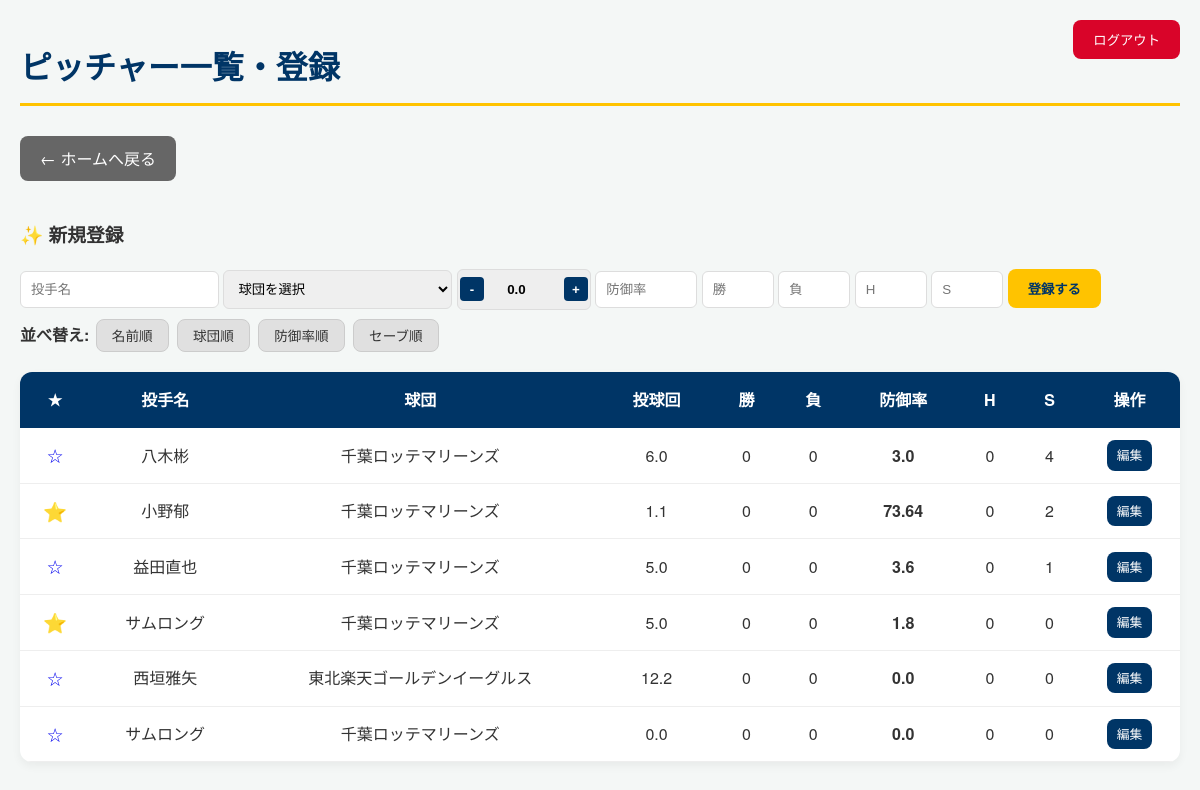
Screenshot of /list/?sort=-saves (signed in) with the database file from the repository.
### players/models.py (models this page shows, shortened)
class Pitcher(models.Model):
    TEAM_CHOICES = [
        ("巨人", "読売ジャイアンツ"),
        ("阪神", "阪神タイガース"),
        ("広島", "広島東洋カープ"),
        ("中日", "中日ドラゴンズ"),
        ("DeNA", "横浜DeNAベイスターズ"),
        ("ヤクルト", "東京ヤクルトスワローズ"),
        ("ソフトバンク", "福岡ソフトバンクホークス"),
        ("ロッテ", "千葉ロッテマリーンズ"),
        ("西武", "埼玉西武ライオンズ"),
        ("楽天", "東北楽天ゴールデンイーグルス"),
        ("オリックス", "オリックス・バファローズ"),
        ("日本ハム", "北海道日本ハムファイターズ"),
    ]
    name = models.CharField(max_length=100, verbose_name="投手名")
    team = models.CharField(
        max_length=100, choices=TEAM_CHOICES, verbose_name="所属球団"
    )  # 自由入力か選択式かはお好みで
    innings_pitched = models.FloatField(default=0, verbose_name="投球回")
    earned_runs = models.IntegerField(default=0, verbose_name="自責点")
    wins = models.IntegerField(default=0, verbose_name="勝ち")
    losses = models.IntegerField(default=0, verbose_name="負け")
    holds = models.IntegerField(default=0, verbose_name="ホールド")
    saves = models.IntegerField(default=0, verbose_name="セーブ")
    @property
    def era(self):
        if self.innings_pitched > 0:
            return round((self.earned_runs * 9) / self.innings_pitched, 2)
        return 0.00
    is_favorite = models.BooleanField(default=False, verbose_name="お気に入り")

### players/views.py (the view, shortened to what this page needs)
# urls.py: path('list/', views.pitcher_list, name='pitcher_list'),
@login_required
def pitcher_list(request):
    sort_by = request.GET.get("sort", "name")
    team_filter = request.GET.get("team")
    pitchers_queryset = Pitcher.objects.all()
    teams = Pitcher.TEAM_CHOICES  # これがドロップダウンの元データ
    if team_filter:
        pitchers_queryset = pitchers_queryset.filter(team=team_filter)
    if sort_by == "era":
        pitchers = sorted(pitchers_queryset, key=lambda p: p.era)
    else:
        pitchers = pitchers_queryset.order_by(sort_by)
    context = {
        "pitchers": pitchers,
        "teams": teams,  # これがHTMLの {% for val, label in teams %} に対応
    }
    return render(request, "players/list.html", context)

### players/templates/players/list.html (shortened to what this page needs)
{% load static %}
<!doctype html>
<html>
  <head>
    <link rel="stylesheet" href="{% static 'players/css/style.css' %}" />
  </head>
  <body>
    <div class="nav-right">
      <form action="{% url 'logout' %}" method="post" style="display: inline">
        <button type="submit" class="btn btn-danger">ログアウト</button>
      </form>
    </div>
    <h1>ピッチャー一覧・登録</h1>
    <a
      href="{% url 'home' %}"
      class="btn"
      style="background-color: #666; margin-bottom: 20px"
      >← ホームへ戻る</a
    >
    <div class="form-section">
      <h3>✨ 新規登録</h3>
      <form method="POST">
        <input type="text" name="name" placeholder="投手名" required />
        <select name="team">
          <option value="">球団を選択</option>
        </select>
        <div class="inning-ctrl">
          <button type="button" class="btn-step" onclick="stepInning(-0.1)">
            -
          </button>
          <input
            type="number"
            step="0.1"
            name="innings_pitched"
            id="ip_input"
            value="0.0"
            readonly
            style="
              width: 50px;
              text-align: center;
              border: none;
              background: transparent;
              font-weight: bold;
              margin: 0 5px;
            "
          />
          <button type="button" class="btn-step" onclick="stepInning(0.1)">
            +
          </button>
        </div>
        <input
          type="number"
          step="0.01"
          name="input_era"
          placeholder="防御率"
          style="width: 80px"
        />
        <input type="number" name="wins" placeholder="勝" style="width: 50px" />
        <input
          type="number"
          name="losses"
          placeholder="負"
          style="width: 50px"
        />
        <input type="number" name="holds" placeholder="H" style="width: 50px" />
        <input type="number" name="saves" placeholder="S" style="width: 50px" />
        <button
          type="submit"
          class="btn"
          style="
            background-color: var(--accent-color);
            color: var(--main-color) !important;
            font-weight: bold;
          "
        >
          登録する
        </button>
      </form>
    </div>
    <div class="sort-section" style="margin-bottom: 20px">
      <strong>並べ替え:</strong>
      <a href="?sort=name" class="btn sort-btn">名前順</a>
      <a href="?sort=team" class="btn sort-btn">球団順</a>
      <a href="?sort=era" class="btn sort-btn">防御率順</a>
      <a href="?sort=-saves" class="btn sort-btn">セーブ順</a>
    </div>
    <table>
      <thead>
        <tr>
          <th style="width: 40px">★</th>
          <th>投手名</th>
          <th>球団</th>
          <th>投球回</th>
          <th>勝</th>
          <th>負</th>
          <th>防御率</th>
          <th>H</th>
          <th>S</th>
          <th>操作</th>
        </tr>
      </thead>
      <tbody>
        {% for pitcher in pitchers %}
        <tr>
          <td>
            <a
              href="{% url 'toggle_favorite' pitcher.pk %}"
              style="text-decoration: none; font-size: 1.2rem"
            >
              {% if pitcher.is_favorite %}⭐{% else %}☆{% endif %}
            </a>
          </td>
          <td>{{ pitcher.name }}</td>
          <td>{{ pitcher.get_team_display }}</td>
          <td>{{ pitcher.innings_pitched }}</td>
          <td>{{ pitcher.wins }}</td>
          <td>{{ pitcher.losses }}</td>
          <td><strong>{{ pitcher.era }}</strong></td>
          <td>{{ pitcher.holds }}</td>
          <td>{{ pitcher.saves }}</td>
          <td>
            <a
              href="{% url 'pitcher_edit' pitcher.pk %}"
              class="btn"
              style="padding: 5px 10px; font-size: 0.8em"
              >編集</a
            >
          </td>
        </tr>
        {% endfor %}
      </tbody>
    </table>
  </body>
</html>

### players/static/players/css/style.css (style rules this page uses)
:root { --main-color: #003566; --accent-color: #ffc300; --bg-color: #f4f7f6; --text-color: #333; --white: #ffffff; }
body { font-family: 'Helvetica Neue', Arial, "Hiragino Kaku Gothic ProN", "Hiragino Sans", sans-serif; background-color: var(--bg-color); color: var(--text-color); margin: 0; padding: 20px; line-height: 1.6; }
h1 { color: var(--main-color); border-bottom: 3px solid var(--accent-color); padding-bottom: 10px; margin-bottom: 30px; }
.btn { display: inline-block; padding: 10px 20px; background-color: var(--main-color); color: white !important; text-decoration: none; border-radius: 8px; transition: 0.3s; border: none; cursor: pointer; }
table { width: 100%; background: var(--white); border-collapse: collapse; border-radius: 12px; overflow: hidden; box-shadow: 0 4px 10px rgba(0,0,0,0.05); }
th { background-color: var(--main-color); color: white; padding: 15px; }
td { padding: 12px; border-bottom: 1px solid #eee; text-align: center; }
input, select { padding: 10px; border: 1px solid #ddd; border-radius: 6px; margin-bottom: 10px; }
.btn-danger { background-color: #d90429; color: white !important; }
.nav-right { position: absolute; top: 20px; right: 20px; }
.sort-btn { background-color: #e0e0e0; color: #333 !important; padding: 5px 12px; font-size: 0.9em; margin: 0 2px; }

### players/templates/players/list.html (style rules this page uses)
.inning-ctrl { display: inline-flex; align-items: center; background: #eee; border-radius: 6px; padding: 2px; border: 1px solid #ddd; vertical-align: middle; }
.btn-step { background: var(--main-color); color: white; border: none; width: 24px; height: 24px; border-radius: 4px; cursor: pointer; font-weight: bold; line-height: 1; }
.sort-btn { background-color: #e0e0e0; color: #333 !important; padding: 5px 15px; font-size: 0.85em; margin: 0 2px; border: 1px solid #ccc; }

### rows the page displays
Pitcher: name "八木彬", team "千葉ロッテマリーンズ", innings_pitched "6.0", wins "0", losses "0", era "3.0", holds "0", saves "4"
Pitcher: name "小野郁", team "千葉ロッテマリーンズ", innings_pitched "1.1", wins "0", losses "0", era "73.64", holds "0", saves "2"
Pitcher: name "益田直也", team "千葉ロッテマリーンズ", innings_pitched "5.0", wins "0", losses "0", era "3.6", holds "0", saves "1"
Pitcher: name "サムロング", team "千葉ロッテマリーンズ", innings_pitched "5.0", wins "0", losses "0", era "1.8", holds "0", saves "0"
Pitcher: name "西垣雅矢", team "東北楽天ゴールデンイーグルス", innings_pitched "12.2", wins "0", losses "0", era "0.0", holds "0", saves "0"
Pitcher: name "サムロング", team "千葉ロッテマリーンズ", innings_pitched "0.0", wins "0", losses "0", era "0.0", holds "0", saves "0"
